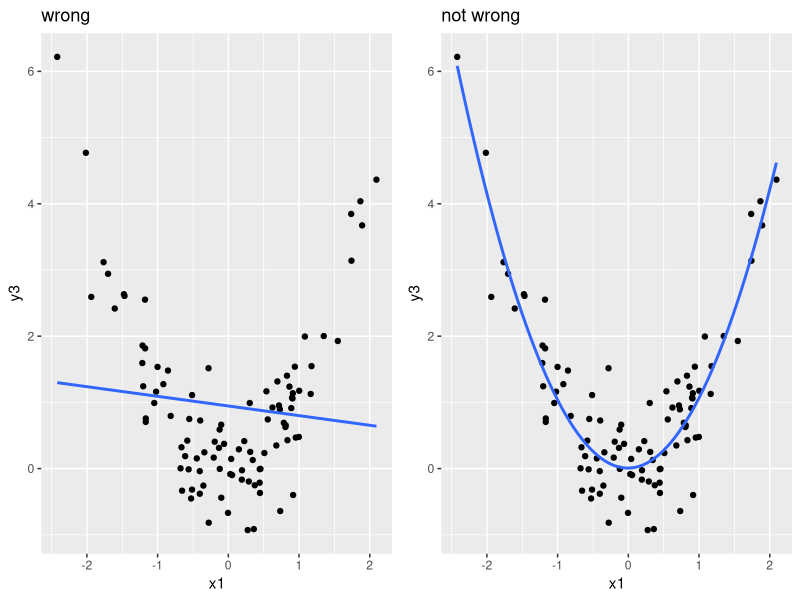
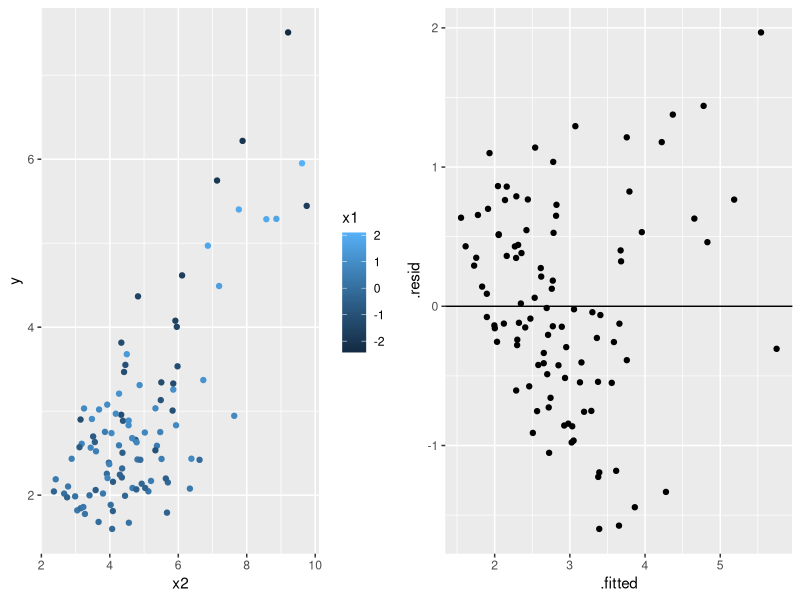
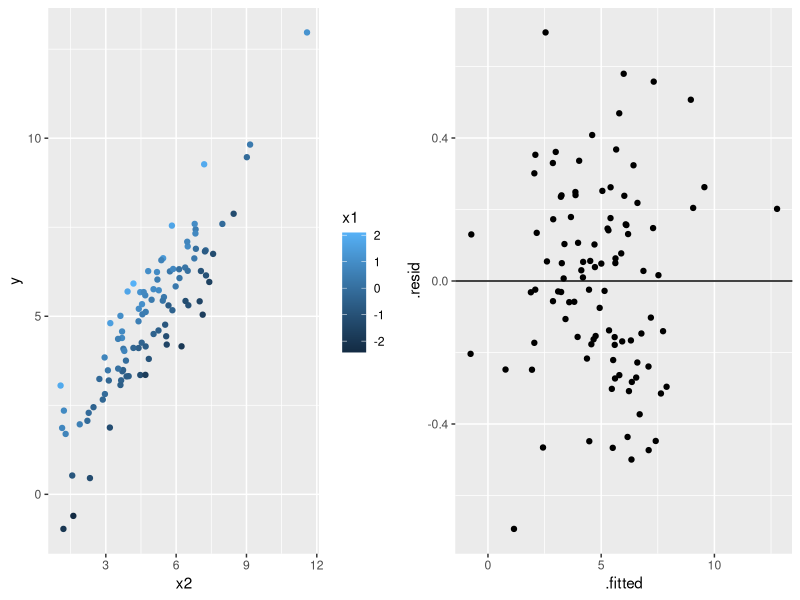
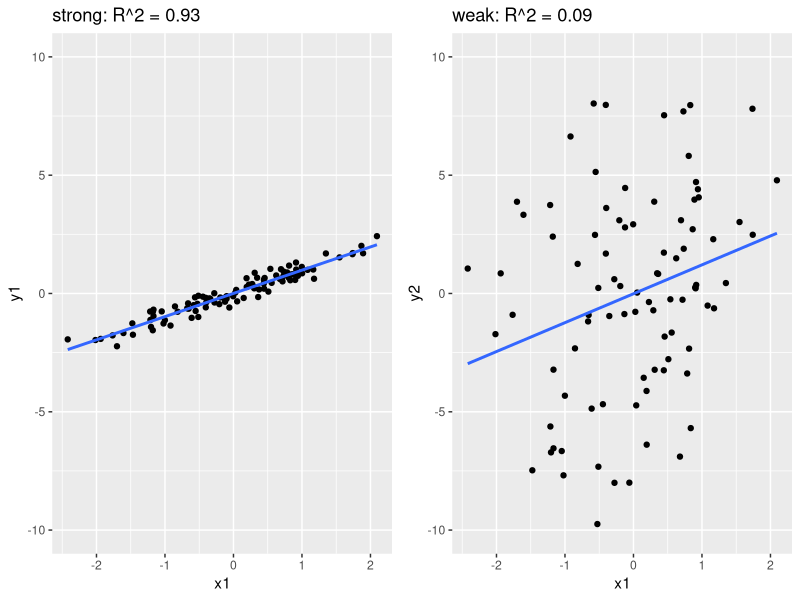
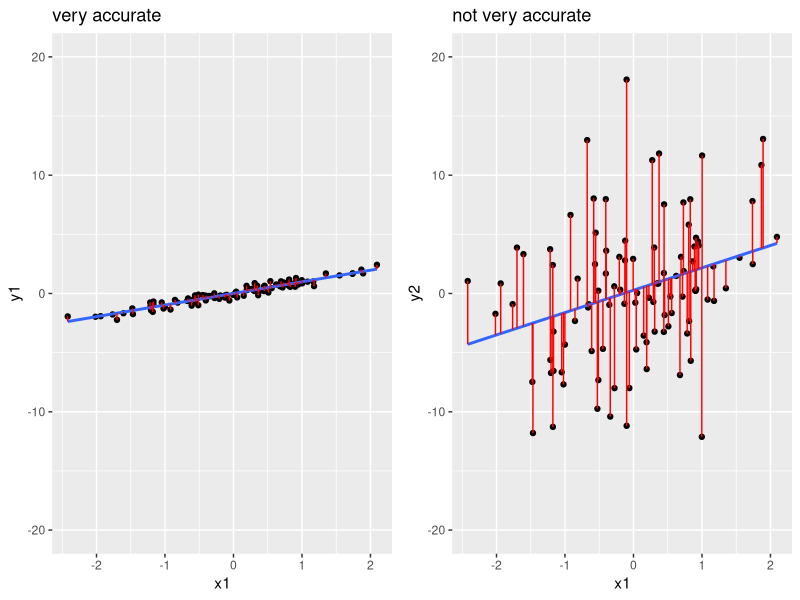

Generate these figures, in order, with R:
## ---- chunk 1
#| include: false
knitr::opts_chunk$set(echo=TRUE, message=FALSE, warning = FALSE,message=FALSE)
library(tidyverse)
library(gridExtra)
library(conflicted)
conflicts_prefer(dplyr::filter)
## ---- chunk 2
set.seed(2000)
x1 <- rnorm(100)
y1 <- x1 + rnorm(100, sd = 0.25)
y2 <- x1 + rnorm(100, sd = 6)
y3 <- x1^2 + rnorm(100, sd = 0.5)
dat <- data.frame(x1, y1, y2, y3)
g1 <- ggplot(dat, aes(x = x1, y = y1)) + 
  geom_point() + 
  geom_smooth(method = "lm", se = FALSE) + 
  lims(y = c(-10,10)) + 
  labs(title = "strong: R^2 = 0.93")

g2 <- ggplot(dat, aes(x = x1, y = y2)) + 
  geom_point() + 
  geom_smooth(method = "lm", se = FALSE) + 
  lims(y = c(-10,10)) + 
  labs(title = "weak: R^2 = 0.09")

g3 <- ggplot(dat, aes(x = x1, y = y3)) + 
  geom_point() + 
  geom_smooth(method = "lm", se = FALSE) + 
  labs(title = "wrong")
g4 <- ggplot(dat, aes(x = x1, y = y3)) + 
  geom_point() + 
  geom_smooth(method = "lm", se = FALSE, formula = y ~ x + I(x^2)) + 
  labs(title = "not wrong")
  
grid.arrange(g3,g4,ncol=2)
## ---- chunk 3
dat2 <- dat %>% 
  ##mutate(x2 = log(2*y3 + rnorm(100, sd = 0.5)), y = y3) %>%
  mutate(y = x1^2 + 2 + rnorm(100, sd = 0.25)) %>% 
  mutate(x2 = y +2 + rnorm(100, sd = 1)) %>%
  select(x1, x2, y) 

g1.a <- ggplot(dat2, aes(y = y, x = x2, color = x1)) + 
  geom_point() + 
  labs(y = "y")

mod <- lm(y ~ x1 + x2, dat2)
g3.a <- ggplot(mod, aes(x = .fitted, y = .resid)) + 
  geom_point() + 
  geom_hline(yintercept = 0)

grid.arrange(g1.a,g3.a,ncol = 2)
## ---- chunk 4
set.seed(253)
dat2 <- dat %>% 
  mutate(x2 = rnorm(100, mean = 5, sd = 2)) %>% 
  mutate(y = x1 + x2 + rnorm(100, sd = 0.25)) %>% 
  select(x1, x2, y) 

g1.a <- ggplot(dat2, aes(y = y, x = x2, color = x1)) + 
  geom_point() + 
  labs(y = "y")

mod <- lm(y ~ x1 + x2, dat2)
g3.a <- ggplot(mod, aes(x = .fitted, y = .resid)) + 
  geom_point() + 
  geom_hline(yintercept = 0)

grid.arrange(g1.a,g3.a,ncol = 2)
## ---- chunk 5
grid.arrange(g1,g2,ncol=2)
## ---- chunk 6
mod1 <- lm(y1 ~ x1, dat)
mod2 <- lm(y2 ~ x1, dat)
dat  <- dat %>% 
  mutate(fit1 = mod1$fitted, fit2 = mod2$fitted)
g1new <- g1 + 
  lims(y = c(-20,20)) + 
  geom_segment(data = dat, aes(x = x1, xend = x1, y = y1, yend = fit1), color = "red") + 
  labs(title = "very accurate")
g2new <- g2 + 
lims(y = c(-20,20)) + 
geom_segment(data = dat, aes(x = x1, xend = x1, y = y2, yend = fit2), color = "red") + 
  labs(title = "not very accurate")


grid.arrange(g1new,g2new,ncol=2)
